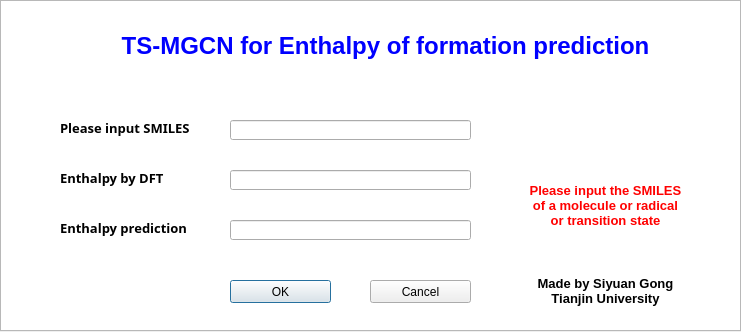
<?xml version="1.0" encoding="UTF-8"?>
<ui version="4.0">
 <class>Dialog</class>
 <widget class="QDialog" name="Dialog">
  <property name="geometry">
   <rect>
    <x>0</x>
    <y>0</y>
    <width>741</width>
    <height>332</height>
   </rect>
  </property>
  <property name="windowTitle">
   <string>TS-MGCN GUI</string>
  </property>
  <property name="windowIcon">
   <iconset resource="background_image.qrc">
    <normaloff>:/TOC.png</normaloff>:/TOC.png</iconset>
  </property>
  <property name="styleSheet">
   <string notr="true"/>
  </property>
  <widget class="QLineEdit" name="lineEdit_1">
   <property name="geometry">
    <rect>
     <x>230</x>
     <y>120</y>
     <width>241</width>
     <height>20</height>
    </rect>
   </property>
  </widget>
  <widget class="QLabel" name="label_smiles">
   <property name="geometry">
    <rect>
     <x>60</x>
     <y>120</y>
     <width>161</width>
     <height>16</height>
    </rect>
   </property>
   <property name="font">
    <font>
     <family>Arial Black</family>
     <pointsize>10</pointsize>
     <weight>75</weight>
     <bold>true</bold>
    </font>
   </property>
   <property name="text">
    <string>Please input SMILES</string>
   </property>
  </widget>
  <widget class="QLabel" name="label_prediction">
   <property name="geometry">
    <rect>
     <x>60</x>
     <y>220</y>
     <width>141</width>
     <height>16</height>
    </rect>
   </property>
   <property name="font">
    <font>
     <family>Arial Black</family>
     <pointsize>10</pointsize>
     <weight>75</weight>
     <bold>true</bold>
    </font>
   </property>
   <property name="text">
    <string>Enthalpy prediction</string>
   </property>
  </widget>
  <widget class="QPushButton" name="pushButton_ok">
   <property name="geometry">
    <rect>
     <x>230</x>
     <y>280</y>
     <width>101</width>
     <height>23</height>
    </rect>
   </property>
   <property name="text">
    <string>OK</string>
   </property>
  </widget>
  <widget class="QPushButton" name="pushButton_cancel">
   <property name="geometry">
    <rect>
     <x>370</x>
     <y>280</y>
     <width>101</width>
     <height>23</height>
    </rect>
   </property>
   <property name="text">
    <string>Cancel</string>
   </property>
  </widget>
  <widget class="QLabel" name="label_title">
   <property name="geometry">
    <rect>
     <x>110</x>
     <y>30</y>
     <width>551</width>
     <height>31</height>
    </rect>
   </property>
   <property name="palette">
    <palette>
     <active>
      <colorrole role="WindowText">
       <brush brushstyle="SolidPattern">
        <color alpha="255">
         <red>0</red>
         <green>0</green>
         <blue>255</blue>
        </color>
       </brush>
      </colorrole>
     </active>
     <inactive>
      <colorrole role="WindowText">
       <brush brushstyle="SolidPattern">
        <color alpha="255">
         <red>0</red>
         <green>0</green>
         <blue>255</blue>
        </color>
       </brush>
      </colorrole>
     </inactive>
     <disabled>
      <colorrole role="WindowText">
       <brush brushstyle="SolidPattern">
        <color alpha="255">
         <red>120</red>
         <green>120</green>
         <blue>120</blue>
        </color>
       </brush>
      </colorrole>
     </disabled>
    </palette>
   </property>
   <property name="font">
    <font>
     <family>Arial</family>
     <pointsize>18</pointsize>
     <weight>75</weight>
     <bold>true</bold>
    </font>
   </property>
   <property name="text">
    <string>TS-MGCN for Enthalpy of formation prediction</string>
   </property>
   <property name="alignment">
    <set>Qt::AlignCenter</set>
   </property>
  </widget>
  <widget class="QLabel" name="label_truth">
   <property name="geometry">
    <rect>
     <x>60</x>
     <y>170</y>
     <width>131</width>
     <height>16</height>
    </rect>
   </property>
   <property name="font">
    <font>
     <family>Arial Black</family>
     <pointsize>10</pointsize>
     <weight>75</weight>
     <bold>true</bold>
    </font>
   </property>
   <property name="text">
    <string>Enthalpy by DFT</string>
   </property>
  </widget>
  <widget class="QLabel" name="label_1">
   <property name="geometry">
    <rect>
     <x>500</x>
     <y>120</y>
     <width>211</width>
     <height>16</height>
    </rect>
   </property>
   <property name="palette">
    <palette>
     <active>
      <colorrole role="WindowText">
       <brush brushstyle="SolidPattern">
        <color alpha="255">
         <red>0</red>
         <green>0</green>
         <blue>255</blue>
        </color>
       </brush>
      </colorrole>
      <colorrole role="Light">
       <brush brushstyle="SolidPattern">
        <color alpha="255">
         <red>255</red>
         <green>255</green>
         <blue>255</blue>
        </color>
       </brush>
      </colorrole>
      <colorrole role="Base">
       <brush brushstyle="SolidPattern">
        <color alpha="255">
         <red>255</red>
         <green>255</green>
         <blue>255</blue>
        </color>
       </brush>
      </colorrole>
     </active>
     <inactive>
      <colorrole role="WindowText">
       <brush brushstyle="SolidPattern">
        <color alpha="255">
         <red>0</red>
         <green>0</green>
         <blue>255</blue>
        </color>
       </brush>
      </colorrole>
      <colorrole role="Light">
       <brush brushstyle="SolidPattern">
        <color alpha="255">
         <red>255</red>
         <green>255</green>
         <blue>255</blue>
        </color>
       </brush>
      </colorrole>
      <colorrole role="Base">
       <brush brushstyle="SolidPattern">
        <color alpha="255">
         <red>255</red>
         <green>255</green>
         <blue>255</blue>
        </color>
       </brush>
      </colorrole>
     </inactive>
     <disabled>
      <colorrole role="WindowText">
       <brush brushstyle="SolidPattern">
        <color alpha="255">
         <red>120</red>
         <green>120</green>
         <blue>120</blue>
        </color>
       </brush>
      </colorrole>
      <colorrole role="Light">
       <brush brushstyle="SolidPattern">
        <color alpha="255">
         <red>255</red>
         <green>255</green>
         <blue>255</blue>
        </color>
       </brush>
      </colorrole>
      <colorrole role="Base">
       <brush brushstyle="SolidPattern">
        <color alpha="255">
         <red>240</red>
         <green>240</green>
         <blue>240</blue>
        </color>
       </brush>
      </colorrole>
     </disabled>
    </palette>
   </property>
   <property name="font">
    <font>
     <family>Arial</family>
     <pointsize>12</pointsize>
     <weight>75</weight>
     <bold>true</bold>
    </font>
   </property>
   <property name="text">
    <string/>
   </property>
   <property name="alignment">
    <set>Qt::AlignCenter</set>
   </property>
  </widget>
  <widget class="QLineEdit" name="lineEdit_2">
   <property name="geometry">
    <rect>
     <x>230</x>
     <y>170</y>
     <width>241</width>
     <height>20</height>
    </rect>
   </property>
  </widget>
  <widget class="QLineEdit" name="lineEdit_3">
   <property name="geometry">
    <rect>
     <x>230</x>
     <y>220</y>
     <width>241</width>
     <height>20</height>
    </rect>
   </property>
  </widget>
  <widget class="QListView" name="listView">
   <property name="geometry">
    <rect>
     <x>0</x>
     <y>0</y>
     <width>741</width>
     <height>331</height>
    </rect>
   </property>
   <property name="styleSheet">
    <string notr="true">border-image: url(:/Figure 1.jpg);</string>
   </property>
  </widget>
  <widget class="QLabel" name="label">
   <property name="geometry">
    <rect>
     <x>520</x>
     <y>180</y>
     <width>171</width>
     <height>51</height>
    </rect>
   </property>
   <property name="palette">
    <palette>
     <active>
      <colorrole role="WindowText">
       <brush brushstyle="SolidPattern">
        <color alpha="255">
         <red>255</red>
         <green>0</green>
         <blue>0</blue>
        </color>
       </brush>
      </colorrole>
     </active>
     <inactive>
      <colorrole role="WindowText">
       <brush brushstyle="SolidPattern">
        <color alpha="255">
         <red>255</red>
         <green>0</green>
         <blue>0</blue>
        </color>
       </brush>
      </colorrole>
     </inactive>
     <disabled>
      <colorrole role="WindowText">
       <brush brushstyle="SolidPattern">
        <color alpha="255">
         <red>120</red>
         <green>120</green>
         <blue>120</blue>
        </color>
       </brush>
      </colorrole>
     </disabled>
    </palette>
   </property>
   <property name="font">
    <font>
     <family>Arial</family>
     <pointsize>10</pointsize>
     <weight>75</weight>
     <bold>true</bold>
    </font>
   </property>
   <property name="text">
    <string>Please input the SMILES
of a molecule or radical
or transition state</string>
   </property>
   <property name="alignment">
    <set>Qt::AlignCenter</set>
   </property>
  </widget>
  <widget class="QLabel" name="label_3">
   <property name="geometry">
    <rect>
     <x>510</x>
     <y>270</y>
     <width>191</width>
     <height>41</height>
    </rect>
   </property>
   <property name="palette">
    <palette>
     <active>
      <colorrole role="WindowText">
       <brush brushstyle="SolidPattern">
        <color alpha="255">
         <red>0</red>
         <green>0</green>
         <blue>0</blue>
        </color>
       </brush>
      </colorrole>
     </active>
     <inactive>
      <colorrole role="WindowText">
       <brush brushstyle="SolidPattern">
        <color alpha="255">
         <red>0</red>
         <green>0</green>
         <blue>0</blue>
        </color>
       </brush>
      </colorrole>
     </inactive>
     <disabled>
      <colorrole role="WindowText">
       <brush brushstyle="SolidPattern">
        <color alpha="255">
         <red>120</red>
         <green>120</green>
         <blue>120</blue>
        </color>
       </brush>
      </colorrole>
     </disabled>
    </palette>
   </property>
   <property name="font">
    <font>
     <family>Arial</family>
     <pointsize>10</pointsize>
     <weight>75</weight>
     <bold>true</bold>
    </font>
   </property>
   <property name="text">
    <string>Made by Siyuan Gong
Tianjin University</string>
   </property>
   <property name="alignment">
    <set>Qt::AlignCenter</set>
   </property>
  </widget>
  <zorder>listView</zorder>
  <zorder>lineEdit_1</zorder>
  <zorder>label_smiles</zorder>
  <zorder>label_prediction</zorder>
  <zorder>pushButton_ok</zorder>
  <zorder>pushButton_cancel</zorder>
  <zorder>label_title</zorder>
  <zorder>label_truth</zorder>
  <zorder>label_1</zorder>
  <zorder>lineEdit_2</zorder>
  <zorder>lineEdit_3</zorder>
  <zorder>label</zorder>
  <zorder>label_3</zorder>
 </widget>
 <resources>
  <include location="background_image.qrc"/>
 </resources>
 <connections>
  <connection>
   <sender>pushButton_cancel</sender>
   <signal>clicked()</signal>
   <receiver>Dialog</receiver>
   <slot>close()</slot>
   <hints>
    <hint type="sourcelabel">
     <x>464</x>
     <y>188</y>
    </hint>
    <hint type="destinationlabel">
     <x>494</x>
     <y>318</y>
    </hint>
   </hints>
  </connection>
 </connections>
</ui>
